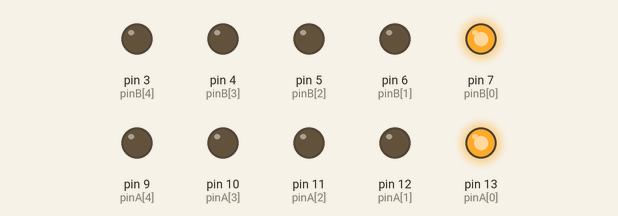
The sketch below on a simulated Arduino Uno, built with avr-gcc and run on an emulated ATmega328P. On the bench: output pins drawn as LEDs (lit = HIGH).

Above: at 0.5 s.
At 2.5 s:
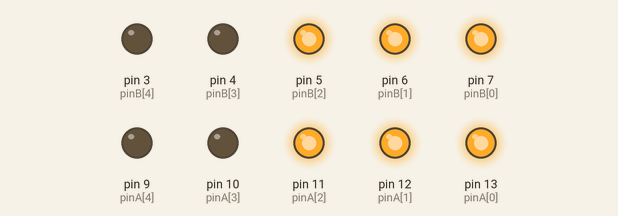
At 3.5 s:
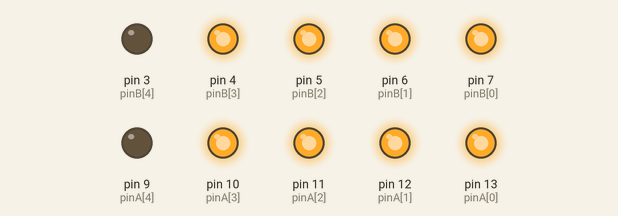
At 5.5 s:
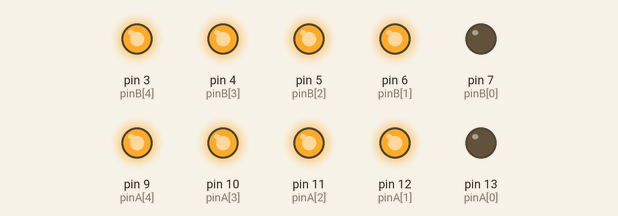
At 8.5 s:
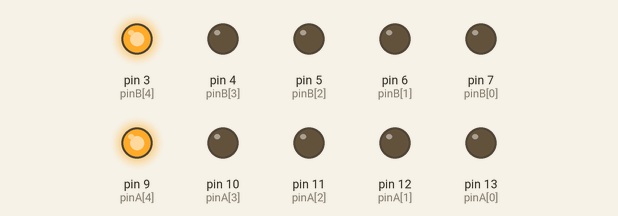
At 11.5 s:
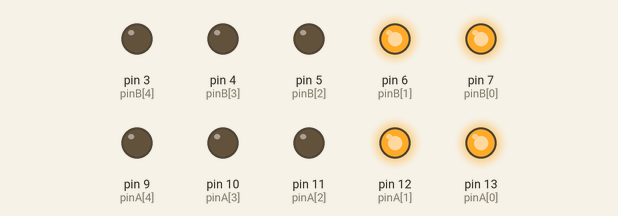
Timing chart, 0 to 13.0 s (numbered marks = the images above):
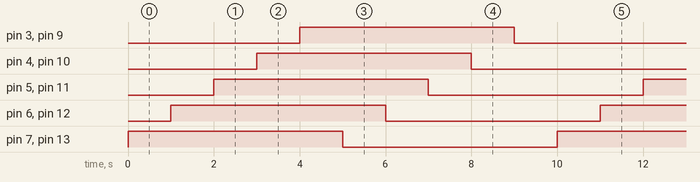

Measured:
- by itself, pin 3 (pinB[4]), pin 4 (pinB[3]), pin 5 (pinB[2]), pin 6 (pinB[1]), pin 7 (pinB[0]), pin 9 (pinA[4]), pin 10 (pinA[3]), pin 11 (pinA[2]), pin 12 (pinA[1]), pin 13 (pinA[0]): alternates HIGH for 5.0 s and LOW for 5.0 s
- by itself, everything shown: repeats every 10.0 s, in 10 steps

The sketch:

main.ino
```cpp
int pinA[5] = {13, 12, 11, 10, 9};
int pinB[5] = {7, 6, 5, 4, 3};
bool state = false;

void setup() {
  for (int i = 0; i < 5; i++) {
    pinMode(pinA[i], OUTPUT);
    pinMode(pinB[i], OUTPUT);
  }
}

void loop() {
  state = !state;
  for (int i = 0; i < 5; i++) {
    digitalWrite(pinA[i], state);
    digitalWrite(pinB[i], state);
    delay(1000);
  }
}
```
